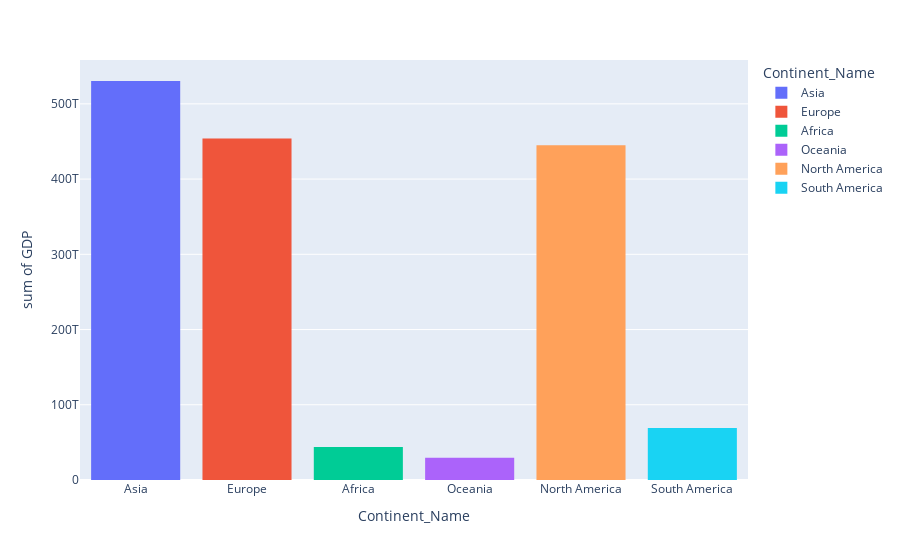

Notebook source saved alongside this figure:
### Code cell
px.histogram(whiskers_data, x= "Continent_Name", y = metricc,color = "Continent_Name")

### Figure 1 — Plotly figure (JSON) as saved in the notebook; plotly's stock layout.template omitted (floating-point values rounded to 4 significant figures; data arrays with more than 128 entries replaced by an {"elided": "..."} marker saying what was removed)
{"data": [{"alignmentgroup": "True", "bingroup": "x", "histfunc": "sum", "hovertemplate": "Continent_Name=%{x}<br>sum of GDP=%{y}<extra></extra>", "legendgroup": "Asia", "marker": {"color": "#636efa", "pattern": {"shape": ""}}, "name": "Asia", "offsetgroup": "Asia", "orientation": "v", "showlegend": true, "type": "histogram", "x": {"elided": "1150 str values"}, "xaxis": "x", "y": {"elided": "1150 float values"}, "yaxis": "y"}, {"alignmentgroup": "True", "bingroup": "x", "histfunc": "sum", "hovertemplate": "Continent_Name=%{x}<br>sum of GDP=%{y}<extra></extra>", "legendgroup": "Europe", "marker": {"color": "#EF553B", "pattern": {"shape": ""}}, "name": "Europe", "offsetgroup": "Europe", "orientation": "v", "showlegend": true, "type": "histogram", "x": {"elided": "1173 str values"}, "xaxis": "x", "y": {"elided": "1173 float values"}, "yaxis": "y"}, {"alignmentgroup": "True", "bingroup": "x", "histfunc": "sum", "hovertemplate": "Continent_Name=%{x}<br>sum of GDP=%{y}<extra></extra>", "legendgroup": "Africa", "marker": {"color": "#00cc96", "pattern": {"shape": ""}}, "name": "Africa", "offsetgroup": "Africa", "orientation": "v", "showlegend": true, "type": "histogram", "x": {"elided": "1242 str values"}, "xaxis": "x", "y": {"elided": "1242 float values"}, "yaxis": "y"}, {"alignmentgroup": "True", "bingroup": "x", "histfunc": "sum", "hovertemplate": "Continent_Name=%{x}<br>sum of GDP=%{y}<extra></extra>", "legendgroup": "Oceania", "marker": {"color": "#ab63fa", "pattern": {"shape": ""}}, "name": "Oceania", "offsetgroup": "Oceania", "orientation": "v", "showlegend": true, "type": "histogram", "x": {"elided": "437 str values"}, "xaxis": "x", "y": {"elided": "437 float values"}, "yaxis": "y"}, {"alignmentgroup": "True", "bingroup": "x", "histfunc": "sum", "hovertemplate": "Continent_Name=%{x}<br>sum of GDP=%{y}<extra></extra>", "legendgroup": "North America", "marker": {"color": "#FFA15A", "pattern": {"shape": ""}}, "name": "North America", "offsetgroup": "North America", "orientation": "v", "showlegend": true, "type": "histogram", "x": {"elided": "759 str values"}, "xaxis": "x", "y": {"elided": "759 float values"}, "yaxis": "y"}, {"alignmentgroup": "True", "bingroup": "x", "histfunc": "sum", "hovertemplate": "Continent_Name=%{x}<br>sum of GDP=%{y}<extra></extra>", "legendgroup": "South America", "marker": {"color": "#19d3f3", "pattern": {"shape": ""}}, "name": "South America", "offsetgroup": "South America", "orientation": "v", "showlegend": true, "type": "histogram", "x": {"elided": "276 str values"}, "xaxis": "x", "y": {"elided": "276 float values"}, "yaxis": "y"}], "layout": {"barmode": "relative", "legend": {"title": {"text": "Continent_Name"}, "tracegroupgap": 0}, "margin": {"t": 60}, "xaxis": {"anchor": "y", "categoryarray": ["Asia", "Europe", "Africa", "Oceania", "North America", "South America"], "categoryorder": "array", "domain": [0, 1], "title": {"text": "Continent_Name"}}, "yaxis": {"anchor": "x", "domain": [0, 1], "title": {"text": "sum of GDP"}}}}
